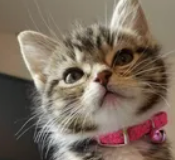
#> input picture CV_lab1-main/cat.png, 175 x 160 px, found by its file name
$ jupyter execute CV_lab1.ipynb
#> lines starting #> are read from the running program, lines starting #| are printed output that depends on the picture
[cell 1]
import cv2
import numpy as np
import matplotlib.pyplot as plt
import PIL
from google.colab.patches import cv2_imshow

[cell 2]
image = cv2.imread("/content/drive/MyDrive/CV_lab1-main/cat.png")
#> image is the input picture: shape (160, 175, 3); mean B, G, R 95, 108.9, 124.3

for i in range(image.shape[:2][0]):
    for j in range(image.shape[:2][1]):
        image[i,j] = [image[i,j][0]/3, image[i,j][1]/3, image[i,j][2]/3]
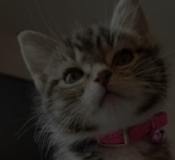
#> image: shape (160, 175, 3); mean B, G, R 31.3, 36, 41.1

cv2_imshow(image)

[cell 3]
img_bgr = cv2.imread('/content/drive/MyDrive/CV_lab1-main/cat.png')
img_bgr2hsv = cv2.cvtColor(img_bgr, cv2.COLOR_BGR2HSV)
#> img_bgr2hsv: shape (160, 175, 3); mean H, S, V 26.8, 66.6, 124.5

img_rgb = cv2.cvtColor(img_bgr, cv2.COLOR_BGR2RGB)

img_rgb2hsv = cv2.cvtColor(img_rgb, cv2.COLOR_RGB2HSV)

#cv2_imshow(img_rgb2hsv)
cv2_imshow(img_bgr2hsv)

print(f"Размер фотографии с котиком = {np.array(img_bgr).shape}")
#| Размер фотографии с котиком = (160, 175, 3)
(b, g, r) = img_rgb2hsv[70, 70]
#> b = 15; g = 146; r = 35
print("Красный: {}, Зелёный: {}, Синий: {}".format(r, g, b))
#| Красный: 35, Зелёный: 146, Синий: 15
print(img_rgb2hsv[70, 70])
#| [ 15 146  35]
print(img_rgb.dtype)
#| uint8

[cell 4]
img_rgb = cv2.cvtColor(img_bgr, cv2.COLOR_BGR2RGB)

hsv_arr = np.zeros_like(img_rgb, dtype=np.uint8)

for i in range(img_rgb.shape[0]):
  for j in range(img_rgb.shape[1]):
    r,g,b = img_rgb[i][j]
    r, g, b = r / 255.0, g / 255.0, b / 255.0

    v = max(r, g, b)
    temp = min(r, g, b)

    if v == 0:
        s = 0
    else:
        s = (v - temp) / v

    if r == g == b:
       h = 0
    elif v == r:
      h = 60 * (g - b) / (v - temp)
    elif v == g:
        h = 120 + 60 * (b - r) / (v - temp)
    elif v == b:
        h = 240 + 60 * (r - g) / (v-temp)


    if h < 0:
        h = h + 360

    h = h/2
    s = 255*s
    v = 255*v

    hsv_arr[i, j] = [h, s, v]
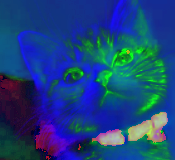
#> hsv_arr: shape (160, 175, 3); mean R, G, B 26.4, 66.1, 124.5

cv2_imshow(hsv_arr)
(b, g, r) = hsv_arr[70, 70]
#> b = 14; g = 145
print(b, g, r)
#| 14 145 35
